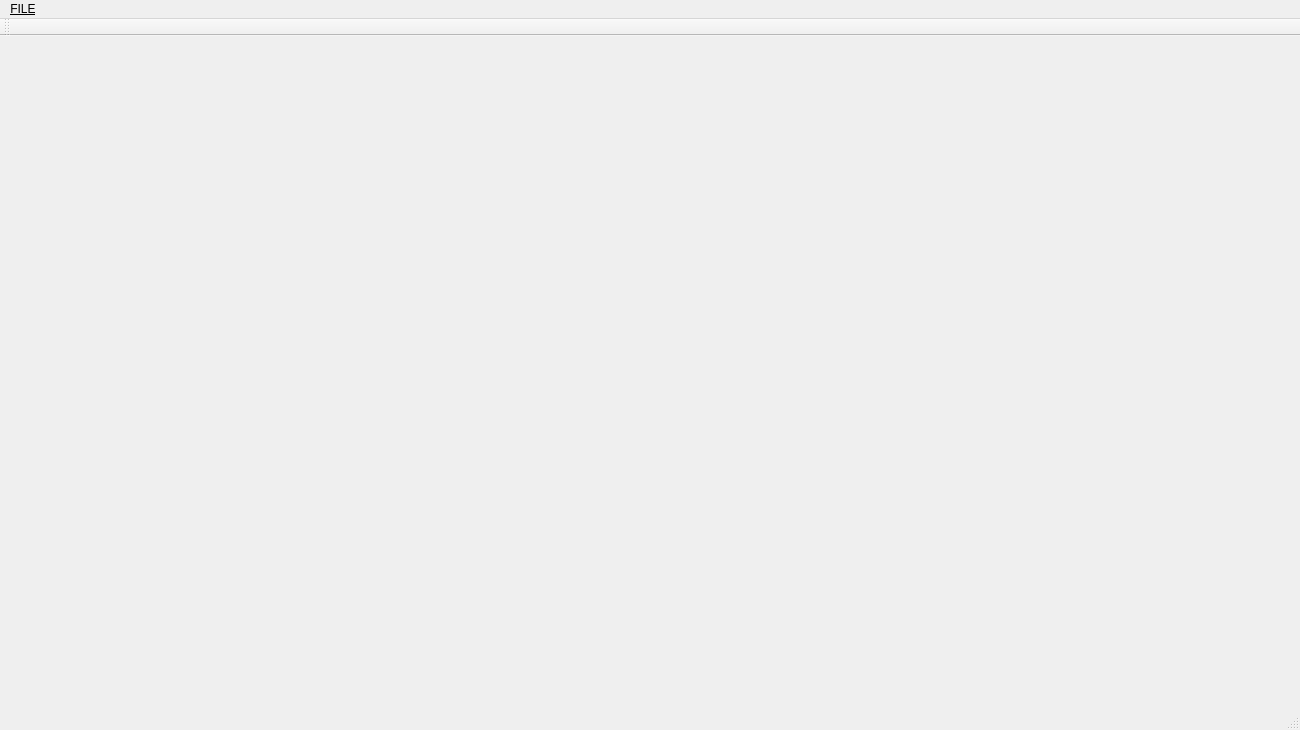
<?xml version="1.0" encoding="UTF-8"?>
<ui version="4.0">
 <class>MainWindow</class>
 <widget class="QMainWindow" name="MainWindow">
  <property name="enabled">
   <bool>true</bool>
  </property>
  <property name="geometry">
   <rect>
    <x>0</x>
    <y>0</y>
    <width>1300</width>
    <height>730</height>
   </rect>
  </property>
  <property name="windowTitle">
   <string>MainWindow</string>
  </property>
  <widget class="QWidget" name="centralWidget"/>
  <widget class="QMenuBar" name="menuBar">
   <property name="geometry">
    <rect>
     <x>0</x>
     <y>0</y>
     <width>1300</width>
     <height>21</height>
    </rect>
   </property>
   <property name="font">
    <font>
     <weight>50</weight>
     <italic>false</italic>
     <bold>false</bold>
     <underline>true</underline>
    </font>
   </property>
   <widget class="QMenu" name="menuFILE">
    <property name="font">
     <font>
      <weight>50</weight>
      <italic>false</italic>
      <bold>false</bold>
     </font>
    </property>
    <property name="title">
     <string>FILE</string>
    </property>
    <addaction name="actionLoad"/>
   </widget>
   <addaction name="menuFILE"/>
  </widget>
  <widget class="QToolBar" name="mainToolBar">
   <attribute name="toolBarArea">
    <enum>TopToolBarArea</enum>
   </attribute>
   <attribute name="toolBarBreak">
    <bool>false</bool>
   </attribute>
  </widget>
  <widget class="QStatusBar" name="statusBar"/>
  <action name="actionLoad">
   <property name="text">
    <string>Load</string>
   </property>
  </action>
 </widget>
 <layoutdefault spacing="6" margin="11"/>
 <resources/>
 <connections>
  <connection>
   <sender>actionLoad</sender>
   <signal>triggered()</signal>
   <receiver>MainWindow</receiver>
   <slot>load()</slot>
   <hints>
    <hint type="sourcelabel">
     <x>-1</x>
     <y>-1</y>
    </hint>
    <hint type="destinationlabel">
     <x>649</x>
     <y>364</y>
    </hint>
   </hints>
  </connection>
 </connections>
 <slots>
  <slot>load()</slot>
 </slots>
</ui>
